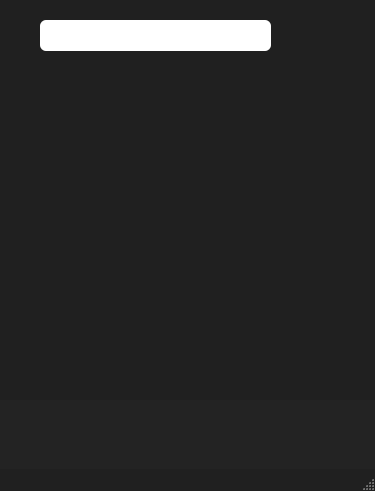
<?xml version="1.0" encoding="UTF-8"?>
<ui version="4.0">
 <class>MainWindow</class>
 <widget class="QMainWindow" name="MainWindow">
  <property name="geometry">
   <rect>
    <x>0</x>
    <y>0</y>
    <width>375</width>
    <height>491</height>
   </rect>
  </property>
  <property name="windowTitle">
   <string>MainWindow</string>
  </property>
  <property name="styleSheet">
   <string notr="true">#MainWindow {background-color:#202020;}</string>
  </property>
  <widget class="QWidget" name="centralwidget">
   <widget class="QGroupBox" name="groupBox">
    <property name="geometry">
     <rect>
      <x>0</x>
      <y>400</y>
      <width>381</width>
      <height>80</height>
     </rect>
    </property>
    <property name="styleSheet">
     <string notr="true">#groupBox {background-color:#232323;border:none;box-shadow:0px -3px 15px -5px black}</string>
    </property>
    <property name="title">
     <string/>
    </property>
    <widget class="QPushButton" name="pushButton">
     <property name="geometry">
      <rect>
       <x>50</x>
       <y>20</y>
       <width>51</width>
       <height>41</height>
      </rect>
     </property>
     <property name="cursor">
      <cursorShape>PointingHandCursor</cursorShape>
     </property>
     <property name="styleSheet">
      <string notr="true">#pushButton{border:none;background-color:none;}</string>
     </property>
     <property name="text">
      <string/>
     </property>
     <property name="icon">
      <iconset>
       <normaloff>assets/quality3.png</normaloff>assets/quality3.png</iconset>
     </property>
     <property name="iconSize">
      <size>
       <width>64</width>
       <height>64</height>
      </size>
     </property>
    </widget>
    <widget class="QPushButton" name="pushButton_2">
     <property name="geometry">
      <rect>
       <x>280</x>
       <y>20</y>
       <width>61</width>
       <height>41</height>
      </rect>
     </property>
     <property name="cursor">
      <cursorShape>PointingHandCursor</cursorShape>
     </property>
     <property name="styleSheet">
      <string notr="true">#pushButton_2 {border:none;background-color:none;}</string>
     </property>
     <property name="text">
      <string/>
     </property>
     <property name="icon">
      <iconset>
       <normaloff>assets/bookmark2.png</normaloff>assets/bookmark2.png</iconset>
     </property>
     <property name="iconSize">
      <size>
       <width>29</width>
       <height>29</height>
      </size>
     </property>
    </widget>
    <widget class="QPushButton" name="pushButton_3">
     <property name="geometry">
      <rect>
       <x>160</x>
       <y>10</y>
       <width>71</width>
       <height>51</height>
      </rect>
     </property>
     <property name="cursor">
      <cursorShape>PointingHandCursor</cursorShape>
     </property>
     <property name="styleSheet">
      <string notr="true">#pushButton_3 {border:none;background-color:none;}</string>
     </property>
     <property name="text">
      <string/>
     </property>
     <property name="icon">
      <iconset>
       <normaloff>assets/review2.png</normaloff>assets/review2.png</iconset>
     </property>
     <property name="iconSize">
      <size>
       <width>48</width>
       <height>48</height>
      </size>
     </property>
    </widget>
   </widget>
   <widget class="QLabel" name="label">
    <property name="geometry">
     <rect>
      <x>290</x>
      <y>20</y>
      <width>41</width>
      <height>41</height>
     </rect>
    </property>
    <property name="text">
     <string/>
    </property>
    <property name="pixmap">
     <pixmap>assets/search2.png</pixmap>
    </property>
   </widget>
   <widget class="QLineEdit" name="lineEdit">
    <property name="geometry">
     <rect>
      <x>40</x>
      <y>20</y>
      <width>231</width>
      <height>31</height>
     </rect>
    </property>
    <property name="styleSheet">
     <string notr="true">#lineEdit {border:none;border-radius:6px}</string>
    </property>
   </widget>
  </widget>
  <widget class="QStatusBar" name="statusbar"/>
 </widget>
 <resources/>
 <connections/>
</ui>
